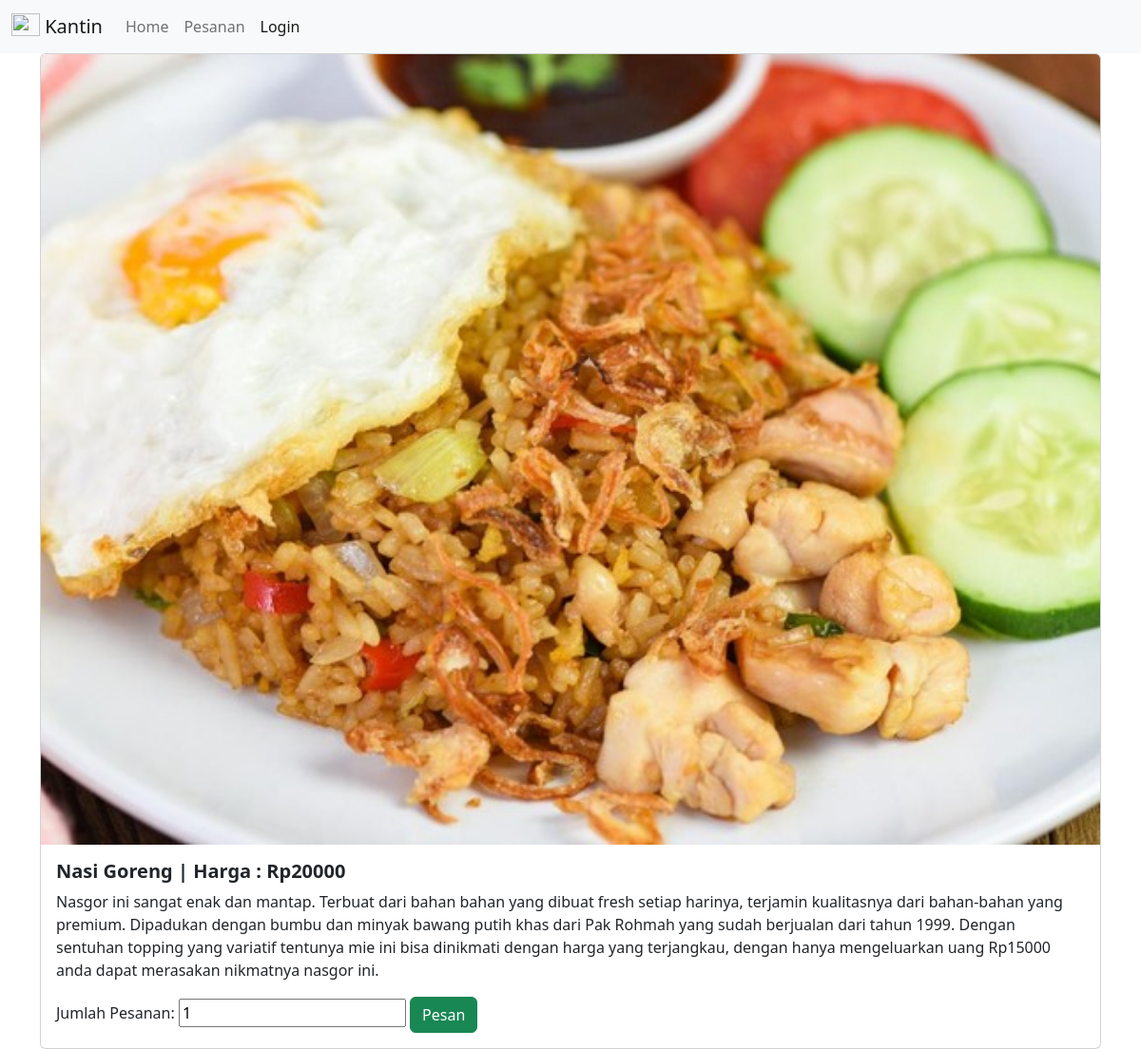
The app's page /makanan/6 with its own data.
### makanan/models.py (models this page shows, shortened)
class Makanan(models.Model):
    nama = models.CharField(max_length=250)
    harga = models.IntegerField()
    gambar = models.ImageField(upload_to='appkantin/images/')
    stok = models.IntegerField()
    kantin = models.ForeignKey(Kantin,on_delete=models.CASCADE)
    deskripsi = models.TextField(blank=True,null=True)
    TERSEDIA = (
        ('1', 'Tersedia'),
        ('0', 'Tidak Tersedia')
    )
    tersedia = models.CharField(max_length=1,choices=TERSEDIA)

### makanan/views.py (the view)
# urls.py: path('makanan/<int:makanan_id>', makananView.detail, name='detail'),
def detail(request,makanan_id):
    makanan = get_object_or_404(Makanan,pk=makanan_id)
    return render(request,'detail.html',{'makanan' : makanan})

### makanan/templates/detail.html (shortened to what this page needs)
{% extends 'base.html'%} {% block content %}
<div class="card">
    <img alt="" class="card-img-top" src="{{ makanan.gambar.url }}" />
    <div class="card-body">
    <h5 class="card-title fw-bold">
        {{ makanan.nama }} | Harga : Rp{{ makanan.harga }}
    </h5>
    <p class="card-text">
        {{ makanan.deskripsi }}
        <br/>
    </p>
    <form method="post" action="{% url 'add_to_cart' makanan.id %}">
        <label for="quantity">Jumlah Pesanan:</label>
        <input type="number" name="quantity" id="quantity" value="1" min="1">
        <button type="submit" class="btn btn-success">Pesan</button>
    </form>
    </div>
</div>
{% endblock content %}

### records on screen
Makanan: gambar (picture), nama "Nasi Goreng", harga "20000", deskripsi "Nasgor ini sangat enak dan mantap. Terbuat dari bahan bahan yang dibuat fresh setiap harinya, terjamin kualitasnya dari bahan-bahan yang premium. Dipadukan dengan bumbu dan minyak bawang putih khas dari Pak Rohmah yang sudah berjualan dari tahun 1999. Dengan sentuhan topping yang variatif tentunya mie ini bisa dinikmati dengan harga yang terjangkau, dengan hanya mengeluarkan uang Rp15000 anda dapat merasakan nikmatnya nasgor ini."
